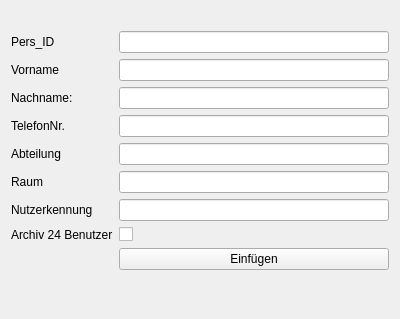
<?xml version="1.0" encoding="UTF-8"?>
<ui version="4.0">
 <class>setUser</class>
 <widget class="QWidget" name="setUser">
  <property name="geometry">
   <rect>
    <x>0</x>
    <y>0</y>
    <width>400</width>
    <height>319</height>
   </rect>
  </property>
  <property name="windowTitle">
   <string>Form</string>
  </property>
  <layout class="QFormLayout" name="formLayout">
   <item row="4" column="0">
    <widget class="QLabel" name="label_2">
     <property name="text">
      <string>Nachname:</string>
     </property>
    </widget>
   </item>
   <item row="5" column="0">
    <widget class="QLabel" name="label_3">
     <property name="text">
      <string>TelefonNr.</string>
     </property>
    </widget>
   </item>
   <item row="9" column="0">
    <widget class="QLabel" name="label_7">
     <property name="text">
      <string>Nutzerkennung</string>
     </property>
    </widget>
   </item>
   <item row="4" column="1">
    <widget class="QLineEdit" name="surName"/>
   </item>
   <item row="5" column="1">
    <widget class="QLineEdit" name="telNum"/>
   </item>
   <item row="7" column="1">
    <widget class="QLineEdit" name="department"/>
   </item>
   <item row="8" column="1">
    <widget class="QLineEdit" name="room"/>
   </item>
   <item row="9" column="1">
    <widget class="QLineEdit" name="ndsId"/>
   </item>
   <item row="11" column="1">
    <widget class="QPushButton" name="insertData">
     <property name="text">
      <string>Einfügen</string>
     </property>
    </widget>
   </item>
   <item row="10" column="0">
    <widget class="QLabel" name="label_8">
     <property name="text">
      <string>Archiv 24 Benutzer</string>
     </property>
    </widget>
   </item>
   <item row="10" column="1">
    <widget class="QCheckBox" name="archiv24User">
     <property name="text">
      <string/>
     </property>
     <property name="checked">
      <bool>false</bool>
     </property>
    </widget>
   </item>
   <item row="3" column="0">
    <widget class="QLabel" name="label">
     <property name="text">
      <string>Vorname</string>
     </property>
    </widget>
   </item>
   <item row="3" column="1">
    <widget class="QLineEdit" name="firstName"/>
   </item>
   <item row="7" column="0">
    <widget class="QLabel" name="label_6">
     <property name="text">
      <string>Abteilung</string>
     </property>
    </widget>
   </item>
   <item row="8" column="0">
    <widget class="QLabel" name="label_5">
     <property name="text">
      <string>Raum</string>
     </property>
    </widget>
   </item>
   <item row="2" column="0">
    <widget class="QLabel" name="label_4">
     <property name="text">
      <string>Pers_ID</string>
     </property>
    </widget>
   </item>
   <item row="2" column="1">
    <widget class="QLineEdit" name="persID"/>
   </item>
   <item row="0" column="0">
    <widget class="QLabel" name="label_9">
     <property name="text">
      <string/>
     </property>
    </widget>
   </item>
  </layout>
 </widget>
 <resources/>
 <connections/>
</ui>
